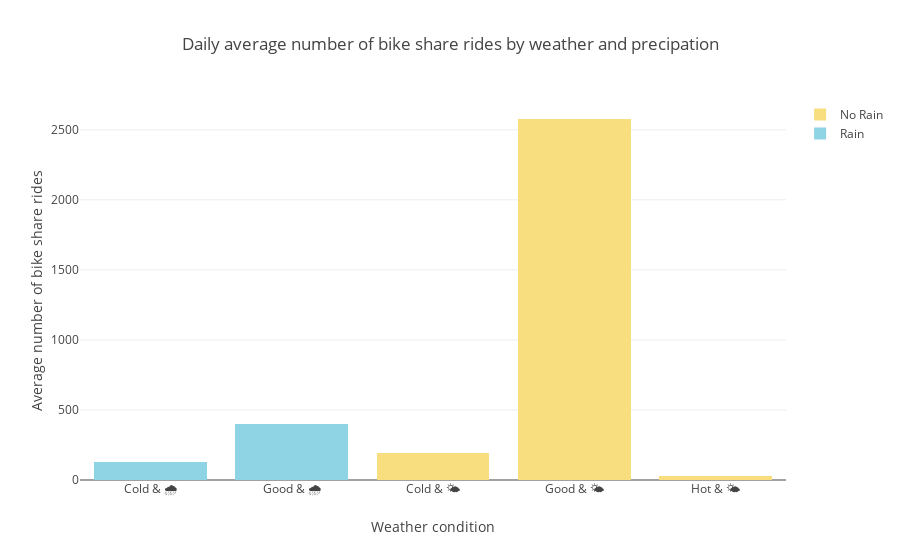

Notebook code cell kept with this figure:
### Markdown cell above
<p style="font-size:16px">People are more likely to use bike-share when the weather is good. Average number of bike-share rides is 3 times higher compared to all other conditions. We can conclude that people use bike-share more often when the weather is good.</p>

### Code cell
bike_wx = pd.read_csv('bike_wx.csv')
days = list(bike_wx.groupby('date').nunique().count())[0]
rain_ct = list(bike_wx[bike_wx.precip>0].groupby('wx_feel').bike_id.count()/days)
no_rain_ct= list(bike_wx[bike_wx.precip<=0].groupby('wx_feel').bike_id.count()/days)

# Defining a color palette
light_blue = 'rgb(142, 212, 229)'
pink = 'rgb(231, 84, 128)'
green = 'rgb(199, 204, 118)'
grey = 'rgb(169,169,169)'
yellow = 'rgb(248, 222, 126)'

trace1 = go.Bar(
    x=['Cold & 🌧', 'Good & 🌧', 'Hot & 🌧'],
    y=rain_ct, marker = dict(color=light_blue),
    name='Rain')
trace2 = go.Bar(
    x=['Cold & 🌤', 'Good & 🌤', 'Hot & 🌤'],
    y=no_rain_ct,
    name='No Rain', marker = dict(color=yellow))

data = [trace1, trace2]
layout = go.Layout(
    barmode='stack', title = 'Daily average number of bike share rides by weather and precipation', xaxis=dict(title='Weather condition'),
    yaxis=dict(
        title='Average number of bike share rides'),)

fig = go.Figure(data=data, layout=layout)
iplot(fig, filename = "Weather")

### Figure 1 — Plotly figure (JSON) as saved in the notebook; plotly's stock layout.template omitted (floating-point values rounded to 4 significant figures)
{"data": [{"marker": {"color": "rgb(142, 212, 229)"}, "name": "Rain", "type": "bar", "uid": "ab858cd2-4d55-405a-a985-4b41cf90de00", "x": ["Cold & 🌧", "Good & 🌧", "Hot & 🌧"], "y": [126.3, 399.5]}, {"marker": {"color": "rgb(248, 222, 126)"}, "name": "No Rain", "type": "bar", "uid": "1ed1f503-04d7-47e9-9ecd-dbef0a9681b1", "x": ["Cold & 🌤", "Good & 🌤", "Hot & 🌤"], "y": [193.7, 2577.0, 29.19]}], "layout": {"barmode": "stack", "title": {"text": "Daily average number of bike share rides by weather and precipation"}, "xaxis": {"title": {"text": "Weather condition"}}, "yaxis": {"title": {"text": "Average number of bike share rides"}}}}
